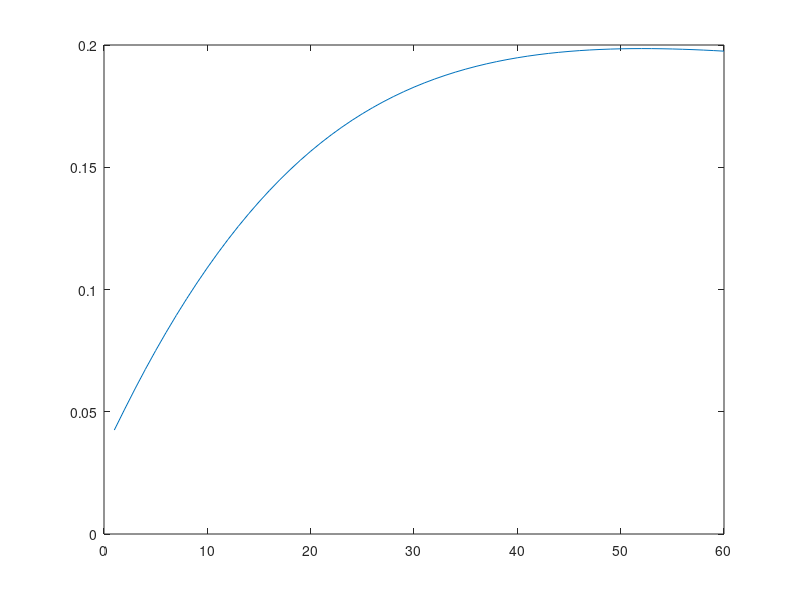

Write MATLAB code to recreate this figure.
% function slgkmodel()
clear global; clear functions;

b=zeros(20,20);
cr=0;
cs=zeros(20,1);
err=zeros(20,1);
hidden=0;
i=0;
ii=0;
in=zeros(20,1);
ipre=zeros(20,1);
is=zeros(20,1);
itotal=0;
j=0;
manypre=0;
novel=zeros(20,1);
novtotal=0;
or_fv=0;
pp=zeros(2000+1,20,20,20);
pre=zeros(20,1);
pwin=zeros(20,1);
r=zeros(20,20);
s=0;
sal=zeros(20,1);
sps=0;
spu=0;
sts=0;
stu=0;
t=0;
teacher=zeros(20,1);
tempi=zeros(20,1);
time_fv=0;
tipe=0;
tr=zeros(20,1);
trh=zeros(20,1);
trial=zeros(2000+1,1);
us_intensity=0;
v=zeros(20,20);
win=zeros(20,1);
x=zeros(20,1);
xp=zeros(20,1);
z=zeros(20,1);
z1=zeros(20,1);
zz=zeros(20,1);
zzz=zeros(20,1);

 
 
k=[.2,.1,.005,.02,.005,1.,2.,.4,.995,.995,.7,.5].';
time_units = 50; % # of time units
stim = 4; % # of stimuli including CX
ty = 3; % Types of trials
n = 60; % # of trials
trial_types_order = [1 1 1 1 1 1 1 1 1 1 1 1 1 1 1 1 1 1 1 1 1 1 1 1 1 1 1 1 1 1 1 1 1 1 1 1 1 1 1 1 1 1 1 1 1 1 1 1 1 1 1 1 1 1 1 1 1 1 1 1]; % Order of trial types
pn = 1; % Print from trial #
test_time = 39; % Test CR at time
hidden = 0; % Hidden
output_trials = zeros(n,1);
pre1_test_time = zeros(n,1); % CR values per trial at test time
output_time_units = zeros(time_units, n);
cs1_time_units = zeros(time_units, n); % CS(1) per time unit
pre1_keys_time_units(1:time_units, 1:n) =  {0}; % pre1 determined keys from us intensity values
%output_time_units_single = zeros(time_units * n, 1);
pre1_determined = 0;
pre1_determined_key = 0;
us_intensity_values(1:2000, 1:20) = {0}; % eg. us_intensity_values{1,5} = us_intensity_order{1};
 
% stim * ty many values should be given for:
% manypre_values, sts_values, sps_values, sal_values
%% # of presentations of stimulus
manypre_values = [1 1 1 1 1 1; 1 1 1 1 1 1; 1 1 1 1 1 1];
%% CS starts
sts_values = [1 30 10 20 20 20; 1 30 10 1 20 20; 1 20 20 20 20 20];
%% CS stops
sps_values = [2000 40 20 40 40 40; 2000 40 20 40 40 40; 2000 40 40 40 40 40];
%% CS salience
sal_values = [.1 0 0 0 0 0; .1 0 0 0 0 0; ; .1 0 1 0 0 0];
 
% ty many values should be given for:
% stu_values, spu_values, us_intensity_values
%% US starts
stu_values = [35 35 35];
%% US stops
spu_values = [40 40 40];
%% US intensity
% eg. us_intensity_order{1}(1) us_intensity_order{1}(2) ...
% [USnoact dUS]  dUS = Action Outcome = (USact - USnoact)*4
us_intensity_order = {[0.3 0.3]; [0 0] ; [0 0]};




itotal = stim + 1;
for tipe = 1: ty
    for s = 1: stim
        manypre = manypre_values(tipe, s);
        for time_fv = 1: time_units
            for ii = 1: manypre
                pp(time_fv+1,tipe,s,ii) = 0;
            end
            ii = manypre+1;
        end
        time_fv = time_units+1;
        
        for ii = 1: manypre
            sts = sts_values(tipe, s);
            win(ii) = fix(sts);
            sps = sps_values(tipe, s);
            pwin(ii) = fix(sps);
            sal(s) = sal_values(tipe, s);
            
            for time_fv = 1: time_units
                if(time_fv >= win(ii) && time_fv <= pwin(ii))
                    pp(time_fv+1,tipe,s,ii) = sal(s);
                end
            end
            time_fv = time_units+1;
        end
        ii = manypre+1;
    end
    
    s = stim+1;   
    stu = stu_values(tipe);
    spu = spu_values(tipe);
   
    for time_fv = 1: time_units
        us_intensity_values{time_fv+1,tipe} = 0;
        
        if(time_fv >= stu)
            us_intensity_values{time_fv+1,tipe} = us_intensity_order{tipe};
        end
        
        if(time_fv > spu)
            us_intensity_values{time_fv+1,tipe} = 0;
        end
    end

    time_fv = time_units+1;
end
tipe = ty+1;

if(pn == 0)
    pn = 1;
end

for t = 1: n
    i = trial_types_order(t); % Order of trial types
    trial(t+1) = fix(i);
end
t = n+1;

% j's of hidden go from itotal+1 to itotal+1+hidden
% connections of inputs to total to hidden
for j = itotal + 1: itotal + 1 + hidden
    for i = 1: itotal
        r(i,j) =(((1.-rand).*1.)-.5)./2;
    end
    i = fix(itotal+1);
end

j = itotal + 1 + hidden + 1;

for i = 1: itotal + hidden
    for j = 1: itotal
        v(i,j) = 0;
    end
    j = itotal + 1;
end
i = itotal + hidden + 1;

for t = 1: n
    for time_fv = 1: time_units
        us_intensity = us_intensity_values{time_fv+1,trial(t+1)};
        if (time_fv == stu)
            if (pre1_test_time(t,1) <= 0.01)% change between 0 and 0.001
                if (rand() > 0.2)
                   pre1_determined = us_intensity(1);
                   pre1_determined_key = 1;
                else
                   pre1_determined = us_intensity(2);
                   pre1_determined_key = 2;
                end
            else 
                if (rand() > 0.8)
                   pre1_determined = us_intensity(1);
                   pre1_determined_key = 1;
                else
                   pre1_determined = us_intensity(2);
                   pre1_determined_key = 2;
                end
            end
        end
        
        cs(1) = 0;
        if(time_fv >= stu)
            cs(1) = pre1_determined;
            pre1_keys_time_units{time_fv, t} = [num2str(trial(t+1), '%d') ',' num2str(pre1_determined_key, '%d')];
        end
        if(time_fv > spu)
            cs(1) = 0;
            pre1_keys_time_units{time_fv, t} = 0;
        end
        cs1_time_units(time_fv, t) = cs(1);
        
        for i = 1: stim
            cs(i+1) = 0;
            for ii = 1: manypre
                cs(i+1) = cs(i+1) + pp(time_fv+1,trial(t+1),i,ii);
            end
            ii = manypre+1;
        end
        i = stim+1;
        
        % Assign teaching signals of the output units
        for j = 1: itotal
            teacher(j) = cs(j);
        end
        j = itotal+1;
        
        % T and X
        for i = 1: itotal
            % Traces for direct connections
            tr(i) = tr(i) + k(1).*(cs(i)-tr(i));
            in(i) = tr(i) + k(8).*pre(i);
            tempi(i) = in(i).*z(i);
            if(tempi(i) < 0.)
                tempi(i) = 0.;
            end
            
            % Traces for hidden connections
            trh(i) = trh(i) + k(1).*cs(i).*(1-trh(i)) - 0.1.*k(1).*trh(i);
            % X for direct connections
            xii(i) = k(7).*(in(i).*k(2)+tempi(i));
            x(i) = abs(xii(i)); 
        end
        i = itotal+1;
        
       % x(1) = 0;
        % Output of hidden
        for j = itotal + 1: itotal + 1 + hidden
            xp(j) = 0;
            x(j) = 0;
        end
        j = fix(itotal + 1 + hidden+1);
        
        for j = itotal + 1: itotal + 1 + hidden
            for i = 1: itotal
                xp(j) = xp(j) + trh(i).*r(i,j);
            end
            i = itotal+1;
        end
        j = itotal + 1 + hidden + 1;
        
        % Changing attention to the hidden units
        for j = itotal + 1: itotal + 1 + hidden
            zz(j) = zz(j) + .00001.*novel(1).*(1-zz(j));
        end
        j = itotal + 1 + hidden + 1;
        
        for j = itotal + 1: itotal + 1 + hidden
            zzz(j) = zz(j).^8./(zz(j).^8+.1.^8);
            x(j) =(5.*xp(j).*zzz(j)).^2;
            if(x(j) <= 0)
                x(j) = 0;
            end
        end
        j = itotal + 1 + hidden + 1;
        
        % Aggregate Predictions and CR
        for i = 1: itotal + hidden
            for j = 1: itotal
                b(i,j) = x(i).*v(i,j);
            end
            j = itotal+1;
        end
        i = itotal + hidden + 1;
        
        for j = 1: itotal
            pre(j) = 0.;
            for i = 1: itotal + hidden
                pre(j) = pre(j) + b(i,j);
            end
            i = itotal + hidden + 1;
            
            if(pre(j) < 0)
                pre(j) = 0;
            end
        end
        j = itotal+1;
        
        cr = k(6).*(pre(1).^2./(pre(1).^2+.15.^2));
        if(cr < 0)
            cr = 0.;
        end
        
        % novelty
        novtotal = 0.;
        
        % integrator of CS/US and Prediction of CS/US
        for j = 1: itotal
            if(j == 1)
                is(1) =(k(9).*is(1)+cs(1).*(1-is(1)));
                ipre(1) =(k(10).*ipre(1)+pre(1).*(1-ipre(1)));
            else
                is(j) =(k(9).*is(j)+cs(j).*(1-is(j)));
                ipre(j) =(k(10).*ipre(j)+pre(j).*(1-ipre(j)));
            end
            
            % novelty is the difference between the two integrators
            novel(j) = abs(is(j)-ipre(j));
            % Sum of the individual novelty
            novtotal = novtotal + novel(j);
        end
        j = itotal+1;
        
        or_fv =(novtotal.^2./(novtotal.^2+.75.^2));
        cr = cr .* (1 - or_fv);
        % error signal
        for j = 1: itotal
            err(j) =(teacher(j)-pre(j));
        end
        j = itotal+1;
        
        % Calculate Weight Change
        % V
        for i = 1: itotal + hidden
            for j = 1: itotal
                v(i,j) = v(i,j) + .6.*k(3).*x(i).*err(j).*(1.0-abs(v(i,j)));
            end
            j = itotal+1;
        end
        i = itotal + hidden + 1;
        
        % Z
        for i = 1: itotal
            z(i) = z(i) +(in(i).*((k(4).*or_fv.*(1.-abs(z(i)))-k(5).*(1.+z(i)))));
            if(z1(i) < -1.)
                z1(i) = -1.;
            end
        end
        i = itotal+1;
        
        % Output results
        if(time_fv == test_time && t >= pn)
            pre1_test_time(t,1) = pre(1); % DONT change this
            output_trials0(t,1) = err(1);  % change this
            output_trials(t,1) = x(1);  % change this
            output_trials2(t,1) = v(3,1);  % change this
            output_trials3(t,1) = v(1,3);  % change this
            output_trials4(t,1) = b(1);  % change this
            output_trials5(t,1) = novtotal;  % change this
            output_trials6(t,1) = cr;  % change this
        end
      
        if(t >= pn)
            output_time_units0(time_fv, t) = err(1); % change this
            output_time_units(time_fv, t) = x(1); % change this
            output_time_units2(time_fv, t) = v(3,1); % change this
            output_time_units3(time_fv, t) = v(1,3); % change this
            output_time_units4(time_fv, t) = b(1); % change this
            output_time_units5(time_fv, t) = novtotal; % change this
            output_time_units6(time_fv, t) = cr; % change this
        end
    end
    time_fv = time_units+1;
end

output_time_units_single0 = output_time_units0(:);
output_time_units_single = output_time_units(:);
output_time_units_single2 = output_time_units2(:);
output_time_units_single3 = output_time_units3(:);
output_time_units_single4 = output_time_units4(:);
output_time_units_single5 = output_time_units5(:);
output_time_units_single6 = output_time_units6(:);
disp(output_trials);
disp(output_time_units);

plot(output_trials);
%plot(output_time_units)
%plot(output_time_units_single)
% clear all;
% end
